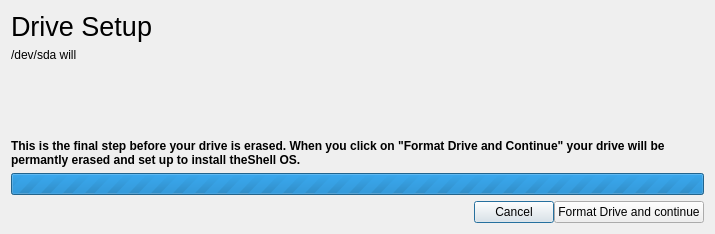
<?xml version="1.0" encoding="UTF-8"?>
<ui version="4.0">
 <class>EraseDriveDialog</class>
 <widget class="QDialog" name="EraseDriveDialog">
  <property name="geometry">
   <rect>
    <x>0</x>
    <y>0</y>
    <width>715</width>
    <height>234</height>
   </rect>
  </property>
  <property name="windowTitle">
   <string>Drive Setup</string>
  </property>
  <layout class="QVBoxLayout" name="verticalLayout">
   <item>
    <widget class="QLabel" name="label_7">
     <property name="font">
      <font>
       <pointsize>20</pointsize>
      </font>
     </property>
     <property name="text">
      <string>Drive Setup</string>
     </property>
    </widget>
   </item>
   <item>
    <widget class="QLabel" name="explanationLabel">
     <property name="text">
      <string notr="true">/dev/sda will</string>
     </property>
     <property name="wordWrap">
      <bool>true</bool>
     </property>
    </widget>
   </item>
   <item>
    <widget class="QFrame" name="driveLayout">
     <property name="sizePolicy">
      <sizepolicy hsizetype="Expanding" vsizetype="Fixed">
       <horstretch>0</horstretch>
       <verstretch>0</verstretch>
      </sizepolicy>
     </property>
     <property name="minimumSize">
      <size>
       <width>0</width>
       <height>50</height>
      </size>
     </property>
    </widget>
   </item>
   <item>
    <spacer name="verticalSpacer">
     <property name="orientation">
      <enum>Qt::Vertical</enum>
     </property>
     <property name="sizeHint" stdset="0">
      <size>
       <width>20</width>
       <height>40</height>
      </size>
     </property>
    </spacer>
   </item>
   <item>
    <widget class="QLabel" name="warningLabel">
     <property name="font">
      <font>
       <weight>75</weight>
       <bold>true</bold>
      </font>
     </property>
     <property name="text">
      <string>This is the final step before your drive is erased. When you click on &quot;Format Drive and Continue&quot; your drive will be permantly erased and set up to install theShell OS.</string>
     </property>
     <property name="wordWrap">
      <bool>true</bool>
     </property>
    </widget>
   </item>
   <item>
    <widget class="QProgressBar" name="waitBar">
     <property name="maximum">
      <number>0</number>
     </property>
     <property name="value">
      <number>-1</number>
     </property>
    </widget>
   </item>
   <item>
    <layout class="QHBoxLayout" name="horizontalLayout">
     <property name="spacing">
      <number>0</number>
     </property>
     <item>
      <spacer name="horizontalSpacer">
       <property name="orientation">
        <enum>Qt::Horizontal</enum>
       </property>
       <property name="sizeHint" stdset="0">
        <size>
         <width>40</width>
         <height>20</height>
        </size>
       </property>
      </spacer>
     </item>
     <item>
      <widget class="QPushButton" name="pushButton_2">
       <property name="text">
        <string>Cancel</string>
       </property>
       <property name="icon">
        <iconset theme="dialog-cancel">
         <normaloff>.</normaloff>.</iconset>
       </property>
      </widget>
     </item>
     <item>
      <widget class="QPushButton" name="pushButton">
       <property name="text">
        <string>Format Drive and continue</string>
       </property>
       <property name="icon">
        <iconset theme="go-next">
         <normaloff>.</normaloff>.</iconset>
       </property>
      </widget>
     </item>
    </layout>
   </item>
  </layout>
 </widget>
 <resources/>
 <connections/>
</ui>
